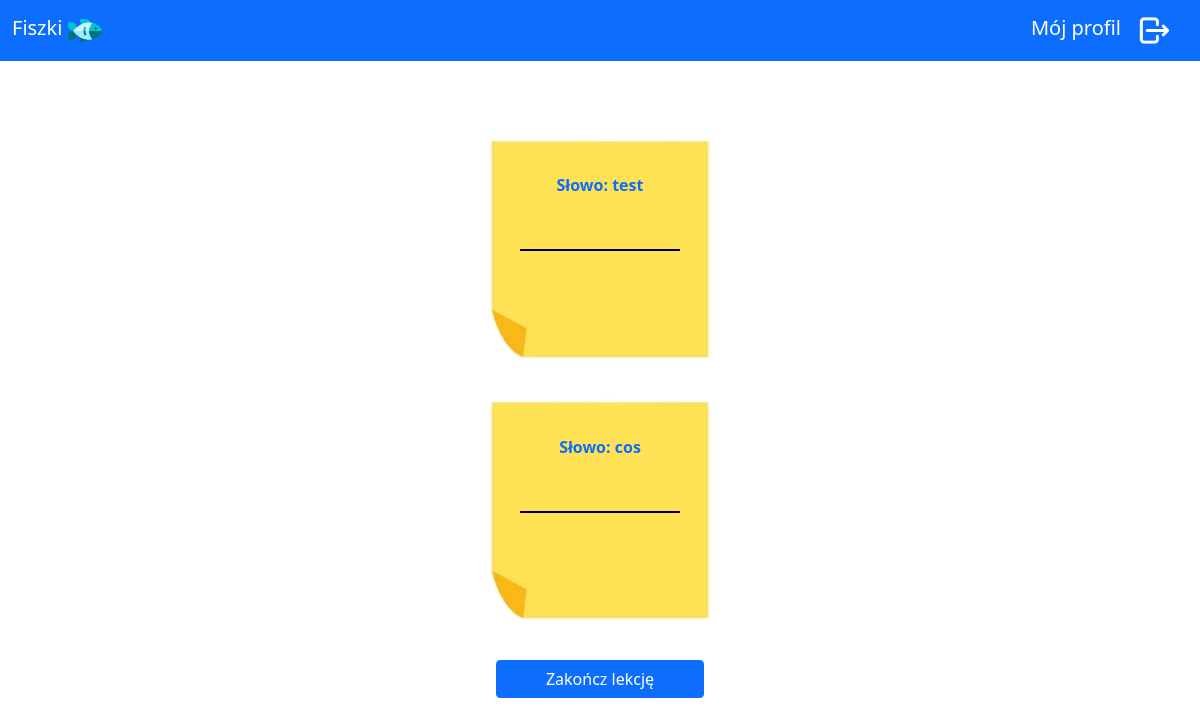
/lesson/1 (signed in), run on an earlier commit of the app's database.
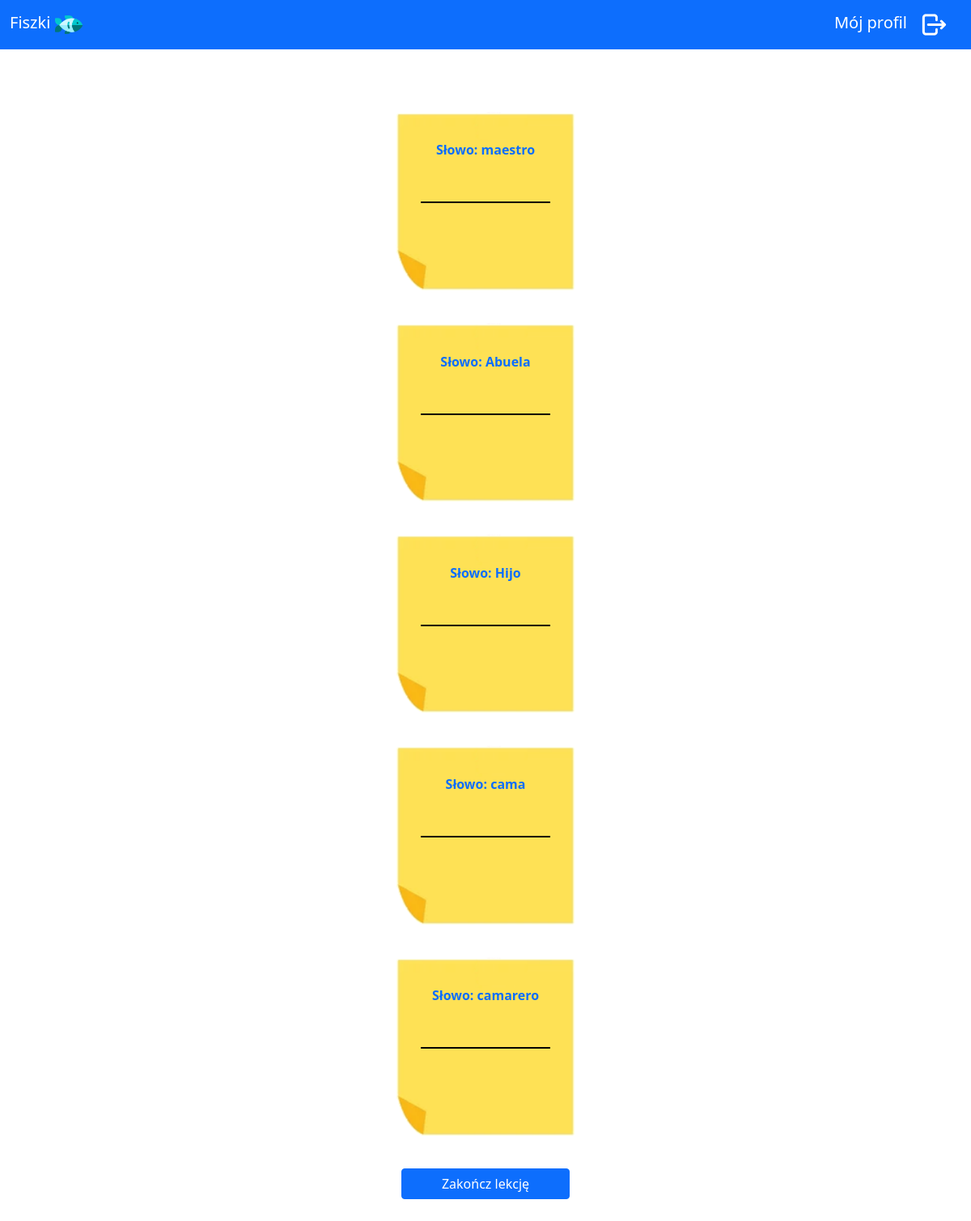
And on a later commit of the database.
### pjf/models.py (models this page shows)
class cards(db.Model):
    id = db.Column("id", db.Integer, primary_key=True)
    word = db.Column(db.String(60))
    translation = db.Column(db.String(60))
    group_id = db.Column(db.Integer, db.ForeignKey("groups.id"))

### pjf/practice/routes.py (the view, shortened to what this page needs)
@practice.route("/lesson/<group_id>", methods=["GET", "POST"])
def lesson_page(group_id):
    if "logged_in" not in session:
        return redirect(url_for("user.login_page"))
    group = groups.query.filter_by(id=group_id).first()
    if not group:
        return redirect(url_for("practice.practice_page"))
    login_in_session = session["login"]
    user_id = users.query.filter_by(login=login_in_session).first().id
    owner = group.user_id
    if user_id != owner:
        return redirect(url_for("practice.practice_page"))
    cards_list = cards.query.filter_by(group_id=group_id).all()
    if("results" not in session):
        results = ''
        cards_list = shuffle_list(cards_list)
        answers = ''
    else:
        results = session["results"]
        answers = session["answers"]
        session.pop("results")
    return render_template("lesson.html", cards=cards_list, results=results, answers=answers)

### pjf/practice/utils.py (called while the page is built)
def swapPositions(list, pos1, pos2):
    list[pos1], list[pos2] = list[pos2], list[pos1]
    return list

def shuffle_list(list):
    for j in range(3):
        for i in range(len(list)):
            randomNumber = rand.randint(0, len(list) - 1)
            list = swapPositions(list, i, randomNumber)
    return list

### pjf/templates/lesson.html (shortened to what this page needs)
{% extends "base.html" %}
{% block content %}
<div class="lesson">
{% if cards %}
    {% if not results %}
    <div class=" position-relative">
        <form action="#" method="post" class="d-flex align-items-center flex-column w-100 position-relative">
            {% for card in cards %}
                <div class="position-relative card-wrapper">
                  <img src="{{url_for('static', filename='images/sticky_notes1.png')}}" class="w-100"/>
                  <div class="position-relative text-center card-text">
                    <p class="text-primary">Słowo: {{card.word}}</p>
                    <input type="text" class="form-control transparent-input w-50 text-center" id="card-{{card.id}}" name="answer{{card.id}}"/>
                  </div>
                </div>
            {% endfor %}
            <button type="submit" class="btn btn-primary submit-btn">Zakończ lekcję</button>
        </form>
    </div>
    {% endif %}
  {% endif %}
</div>
{% endblock %}

What changed in the data, as far as the page shows it:
removed cards: word "test"
removed cards: word "cos"
added cards: word "maestro"
added cards: word "Abuela"
added cards: word "Hijo"
added cards: word "cama"
added cards: word "camarero"
